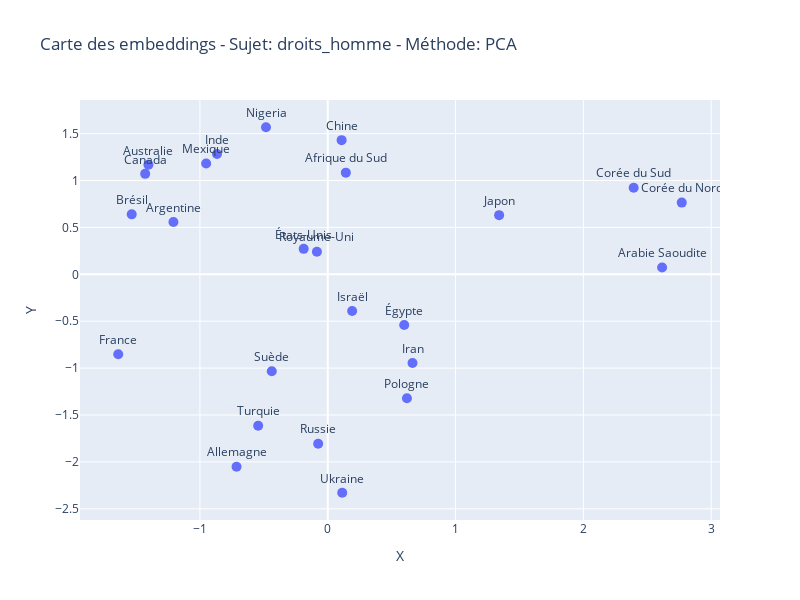

Write notebook code for a chart like this one.
### Code cell
# Analysons le sujet "droits de l'homme"
emb_droits, sim_droits = analyser_sujet("droits_homme")

### Figure 1 — Plotly figure (JSON) as saved in the notebook; plotly's stock layout.template omitted (floating-point values rounded to 4 significant figures)
{"data": [{"hovertemplate": "X=%{x}<br>Y=%{y}<br>Pays=%{text}<extra></extra>", "legendgroup": "", "marker": {"color": "#636efa", "size": 10, "symbol": "circle"}, "mode": "markers+text", "name": "", "orientation": "v", "showlegend": false, "text": ["France", "Allemagne", "États-Unis", "Chine", "Russie", "Japon", "Brésil", "Inde", "Royaume-Uni", "Canada", "Iran", "Israël", "Arabie Saoudite", "Turquie", "Mexique", "Australie", "Corée du Sud", "Corée du Nord", "Ukraine", "Pologne", "Afrique du Sud", "Nigeria", "Égypte", "Argentine", "Suède"], "textposition": "top center", "type": "scatter", "x": [-1.639, -0.7135, -0.1882, 0.1085, -0.07499, 1.341, -1.534, -0.8665, -0.08464, -1.428, 0.6631, 0.1909, 2.616, -0.5443, -0.9512, -1.403, 2.394, 2.77, 0.1133, 0.6197, 0.1416, -0.4831, 0.5983, -1.207, -0.4379], "xaxis": "x", "y": [-0.852, -2.051, 0.2714, 1.43, -1.806, 0.6309, 0.6393, 1.283, 0.2406, 1.071, -0.9454, -0.3917, 0.07173, -1.614, 1.182, 1.168, 0.9231, 0.7643, -2.329, -1.322, 1.084, 1.568, -0.5406, 0.5581, -1.034], "yaxis": "y"}], "layout": {"height": 600, "legend": {"tracegroupgap": 0}, "showlegend": false, "title": {"text": "Carte des embeddings - Sujet: droits_homme - Méthode: PCA"}, "width": 800, "xaxis": {"anchor": "y", "domain": [0, 1], "title": {"text": "X"}}, "yaxis": {"anchor": "x", "domain": [0, 1], "title": {"text": "Y"}}}}
